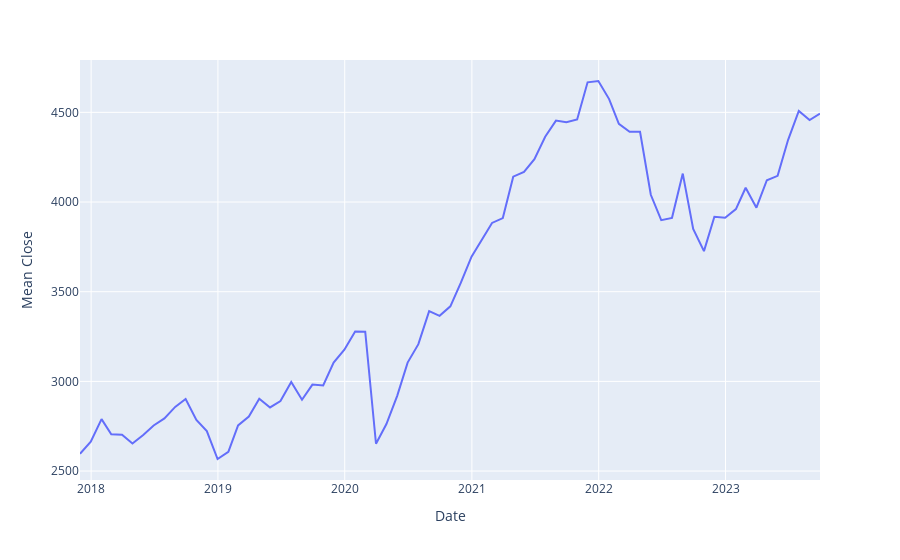

Notebook code cell kept with this figure:
### Code cell
# monthly mean chart
monthly_close_mean = updated_data.resample('M')['CLOSE'].mean()

# creating a new DataFrame with the resampled data
monthly_data = pd.DataFrame(
    {'Date': monthly_close_mean.index, 'Mean Close': monthly_close_mean.values})

# plotting the data
fig = px.line(monthly_data, x='Date', y='Mean Close', line_shape='linear', labels={
              'Date': 'Date', 'Mean Close': 'Mean Close'})
fig.show()
